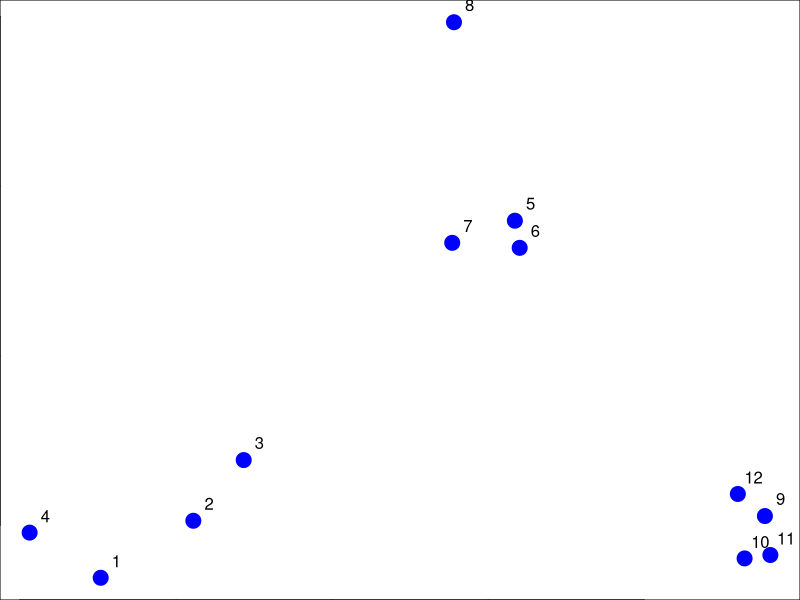
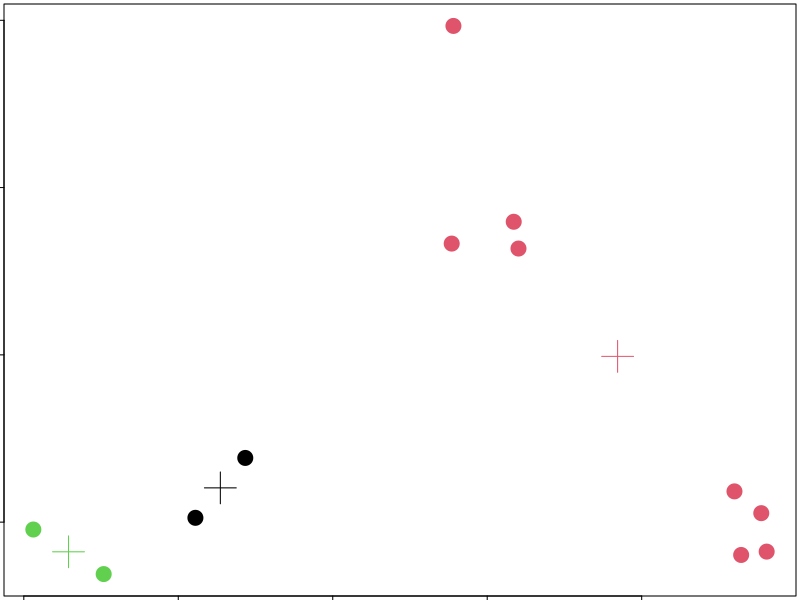
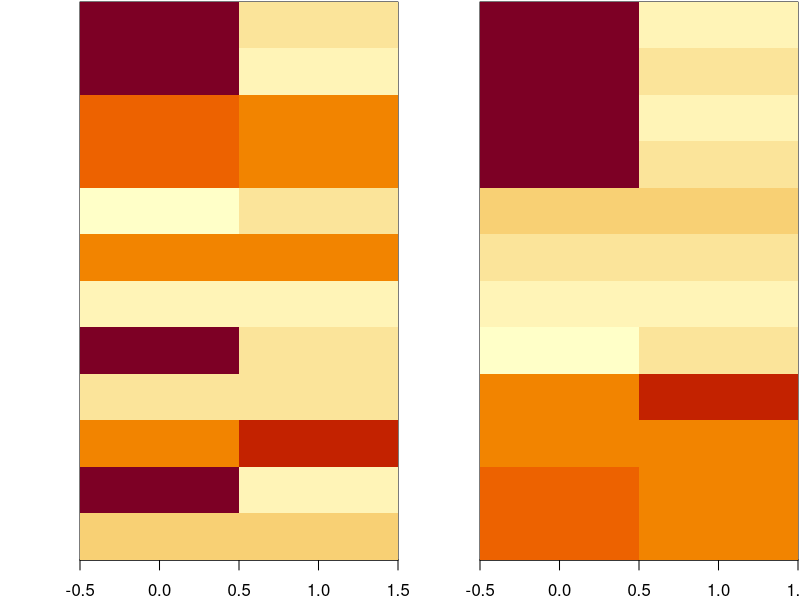

Generate these figures, in order, with R:
##K-means clustering - example

## random data
set.seed(1234)
par(mar = c(0,0,0,0))
x <- rnorm(12, mean = rep(1:3,each=4),sd=0.2)
y <- rnorm(12,mean = rep(c(1,2,1),each=4),sd = 0.2)
plot(x,y,col = "blue",pch = 19, cex = 2)
text(x+0.05, y+0.05, labels = as.character(1:12))

##kmeans()
## Important parameters : x, centers, iter.max, nstart
dataFrame <- data.frame(x,y)
kmeansObj <- kmeans(dataFrame, centers = 3)
names(kmeansObj)

##plotting
par(mar = rep(0.2,4))
plot(x,y,col = kmeansObj$cluster, pch = 19, cex = 2)
points(kmeansObj$centers, col = 1:3, pch = 3, cex = 3, lwd=1)


##Heatmaps
set.seed(1234)
dataMatrix <- as.matrix(dataFrame)[sample(1:12),]
kmeansObj2 <- kmeans(dataMatrix, centers = 3)
par(mfrow = c(1,2),  mar = c(2,4,0.1,0.1))
image(t(dataMatrix)[,nrow(dataMatrix):1],yaxt = "n")
image(t(dataMatrix)[,order(kmeansObj2$cluster)],yaxt = "n")
